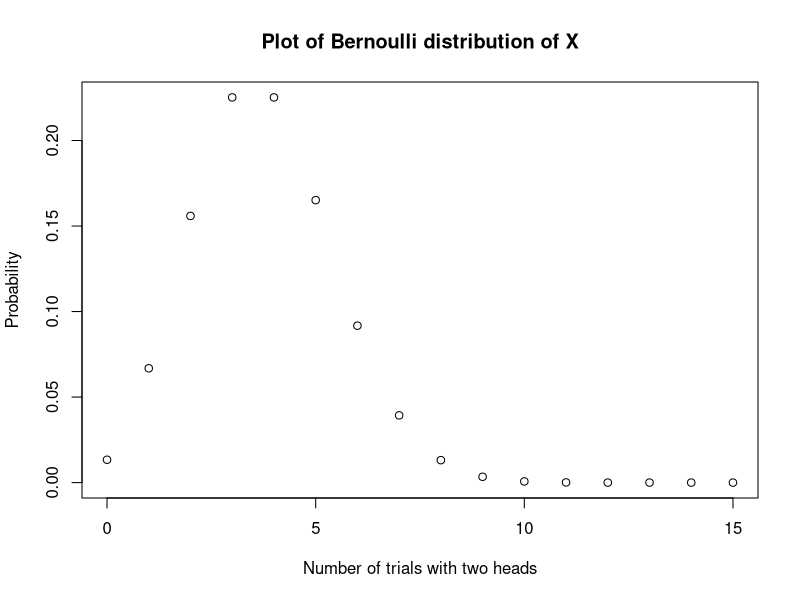
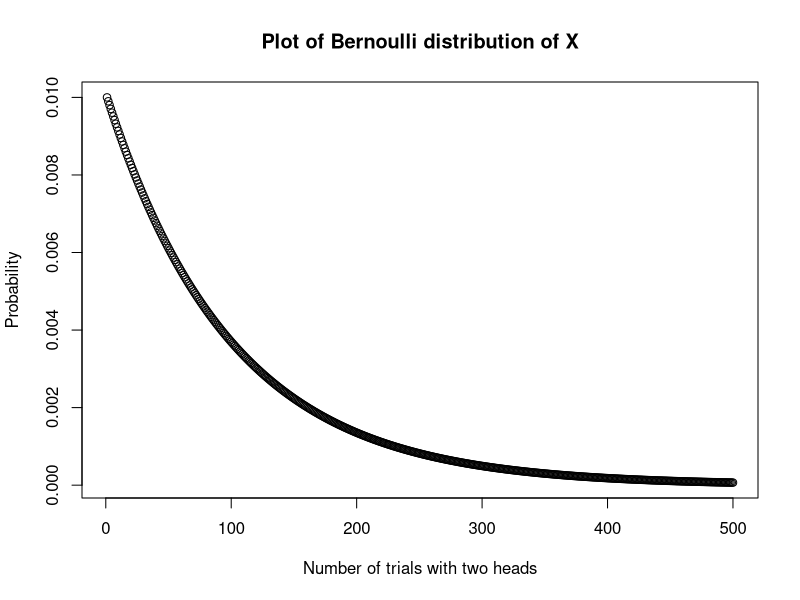

Recreate these plots in R, in order.
## ---- chunk 1
p.X <- function(k) {
  return((0.25^k)*(0.75^(15-k))*(factorial(15)/(factorial(k)*factorial(15-k))))
}
points <- lapply(0:15, FUN=p.X)
plot(
  x=0:15, y=points,
  xlab="Number of trials with two heads", ylab="Probability",
  main="Plot of Bernoulli distribution of X"
)
## ---- chunk 2
k <- 5
sprintf("P(X=%s)~%s%%", k, round(p.X(k)*100, 1))
## ---- chunk 3
sprintf("P(X<=5)~%s%%", round(sum(sapply(0:5, FUN=p.X))*100, 1))
## ---- chunk 4
p.X <- function(k) {
  return((1-(1/100))^(k-1)*(1/100))
}
points <- lapply(1:500, FUN=p.X)
plot(
  x=1:500, y=points,
  xlab="Number of trials with two heads", ylab="Probability",
  main="Plot of Bernoulli distribution of X"
)
## ---- chunk 5
F.X <- function(k) {
  sum <- 0
  for (i in 1:k) {
    sum <- sum + p.X(i)
  }
}
F.X(100)
## ---- chunk 6
F.X.inv <- function(p) {
  lo <- 1
  hi <- 100
  
}
